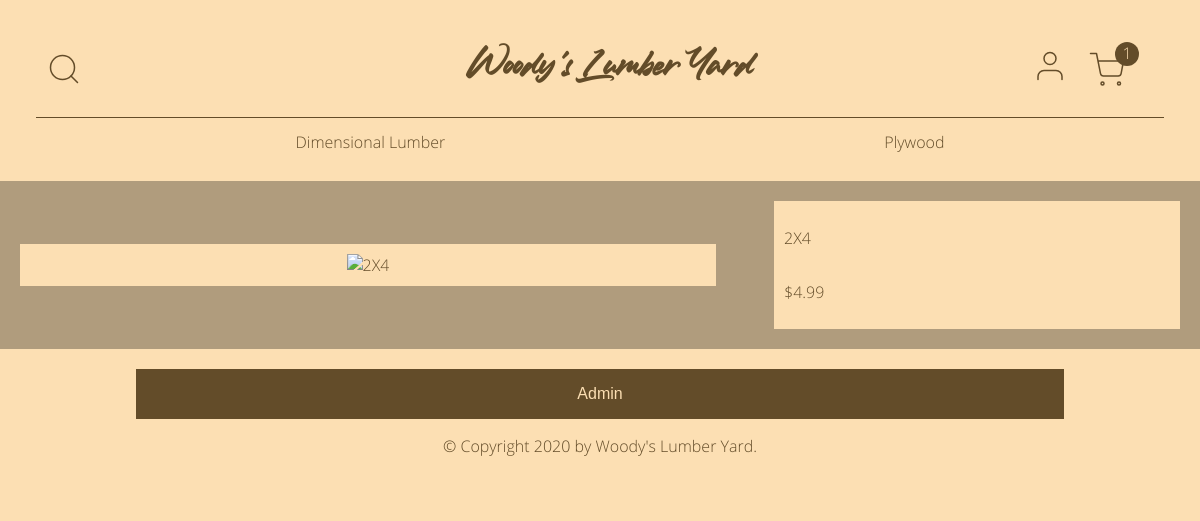
/products/1, run on the app's committed database.
### online_store/models.py (models this page shows, shortened)
class Category(db.Model):
    id = db.Column(db.Integer, primary_key=True)
    name = db.Column(db.String(20), nullable=False)
    link = db.Column(db.String(20), nullable=True)
    products = db.relationship("Product", backref="category", lazy=True)
    date_created = db.Column(db.DateTime, default=datetime.utcnow)
    created_by_id = db.Column(db.Integer, db.ForeignKey("user.id"))

class Product(db.Model):
    id = db.Column(db.Integer, primary_key=True)
    name = db.Column(db.String(100), nullable=False)
    category_id = db.Column(db.Integer, db.ForeignKey("category.id"))
    price = db.Column(db.Float, nullable=False)
    image = db.Column(db.String(40), nullable=False)
    date_created = db.Column(db.DateTime, default=datetime.utcnow)
    created_by_id = db.Column(db.Integer, db.ForeignKey("user.id"))

### online_store/routes.py (the view)
@app.route("/products/<product_id>", methods=["POST", "GET"])
def product_detail(product_id):
    categories = Category.query.all()
    product = Product.query.filter_by(id=product_id).first()
    context = {"categories": categories, "product": product}
    return render_template("product-details.html", **context)

### online_store/templates/product-details.html (shortened to what this page needs)
{% extends "base.html" %}
{% block head %}
    {{ super() }}
{% endblock %}
{% block content %}
  <div class="product-detail">
    <div class="product-detail-image">
      <img src="../{{ product.img }}" alt="{{ product.name }}">
    </div>
    <div class="product-detail-text">
      <p>{{ product.name }}</p>
      <p>${{ product.price }}</p>
    </div>
  </div>
{% endblock %}

### online_store/templates/base.html (shortened to what this page needs)
<!DOCTYPE html>
<html lang="en">
<head>
  {% block head %}
  <link rel="stylesheet" type="text/css" href="{{ url_for('static', filename='css/main.css') }}">
  {% endblock %}
</head>
<body>
  <header>
    <div class="top-row">
      <div class="search">
        <img class="search-btn" src="/static/assets/search.svg" alt="Search Button">
      </div>
      <h1><a href="{{ url_for('home') }}">Woody's Lumber Yard</a></h1>
      <div class="user-icons">
        <a href="{{ url_for('account') }}">
          <img src="{{ url_for('static', filename='assets/user.svg') }}" alt="My Account">
        </a>
        <a href="{{ url_for('cart') }}">
          <img class="cart" src="{{ url_for('static', filename='assets/shopping-cart.svg') }}" alt="Shopping Cart">
          <div class="circle">1</div>
        </a>
      </div>
    </div>
    {% if categories %}
    <nav>
      <ul>
        {% for category in categories %}
        <li><a href="/category/{{ category.link }}">{{ category.name }}</a></li>
        {% endfor %}
      </ul>
    </nav>
    {% endif %}
  </header>
  <main>
    {% block content %}{% endblock %}
  </main>
  <footer>
    <button type="button" name="admin" id="admin-button">Admin</button>
    <p>&copy; Copyright 2020 by <a href="/">Woody's Lumber Yard</a>.</p>
  </footer>
</body>
</html>

### online_store/static/css/main.css (style rules this page uses)
body main .product-grid .product-item button, body footer button { -ms-appearance: none; -moz-appearance: none; -webkit-appearance: none; appearance: none; padding: 1rem 2rem; width: 80%; display: inline-block; border: none; margin: 0; text-decoration: none; background: #634C29; color: #FCDFB3; font-size: 1rem; cursor: pointer; text-align: center; transition: background 150ms ease-in-out, transform 50ms ease; }
* { box-sizing: border-box; }
body { background-color: #FCDFB3; color: #634C29; font-family: "Open-Sans", sans-serif; margin: 0; text-align: center; }
body header { background-color: #FCDFB3; padding: 36px; padding-bottom: 0; }
body header .top-row { display: flex; flex-direction: row; justify-content: center; align-items: center; justify-content: space-between; }
body header .top-row .search { display: flex; flex-direction: row; justify-content: center; align-items: center; flex-basis: 33%; justify-content: flex-start; margin: 0 10px; }
body header .top-row .search img { height: 36px; cursor: pointer; }
body header .top-row .user-icons { padding: 0; margin: 0; }
body header .top-row .user-icons .circle { display: block; color: #FCDFB3; background-color: #634C29; border-radius: 50%; height: 24px; width: 24px; transform: translate(17px, -35px); }
body header .top-row .user-icons .cart { transform: translate(-19px, 16px); }
body header .top-row .user-icons a { margin: 0 10px; text-decoration: none; }
body header .top-row .user-icons a img { height: 36px; }
body header h1 { flex-basis: 33%; font-family: "Ledgewood", sans-serif; margin: 0; text-align: center; justify-self: center; }
body header h1 a { color: #634C29; text-decoration: none; }
body header .user-icons { display: flex; flex-direction: row; justify-content: center; align-items: center; justify-content: flex-end; flex-basis: 33%; }
body header .user-icons img { margin: 0 10px; }
body header nav { margin: 0; }
body header nav ul { align-items: center; border-top: 1px solid #634C29; display: flex; flex-direction: row; height: 3rem; justify-content: space-around; }
body header nav ul li { display: flex; }
body header nav ul li a { color: #634C29; text-decoration: none; }
body main { background-color: #B09C7D; padding: 20px; }
body main .product-detail { display: flex; flex-direction: row; justify-content: center; align-items: center; justify-content: space-between; }
body main .product-detail .product-detail-image { width: 60%; background-color: #FCDFB3; padding: 10px; }
body main .product-detail .product-detail-image img { width: 100%; }
body main .product-detail .product-detail-text { display: flex; flex-direction: column; justify-content: center; align-items: center; align-items: flex-start; align-self: flex-start; padding: 10px; background-color: #FCDFB3; width: 35%; }
body footer { background-color: #FCDFB3; padding: 20px; }
body footer p a { color: #634C29; text-decoration: none; }

### data on the page
Category: name "Dimensional Lumber"
Category: name "Plywood"
Product: name "2X4", price "4.99"
